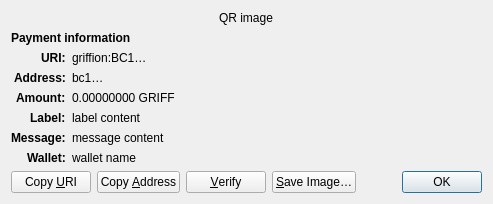
<?xml version="1.0" encoding="UTF-8"?>
<ui version="4.0">
 <class>ReceiveRequestDialog</class>
 <widget class="QDialog" name="ReceiveRequestDialog">
  <property name="geometry">
   <rect>
    <x>0</x>
    <y>0</y>
    <width>413</width>
    <height>229</height>
   </rect>
  </property>
  <property name="windowTitle">
   <string>Request payment to …</string>
  </property>
  <layout class="QGridLayout" name="gridLayout" columnstretch="0,1">
   <property name="sizeConstraint">
    <enum>QLayout::SetFixedSize</enum>
   </property>
   <item row="0" column="0" colspan="2" alignment="Qt::AlignHCenter">
    <widget class="QRImageWidget" name="qr_code">
     <property name="text">
      <string notr="true">QR image</string>
     </property>
     <property name="textInteractionFlags">
      <set>Qt::NoTextInteraction</set>
     </property>
    </widget>
   </item>
   <item row="1" column="0" colspan="2">
    <widget class="QLabel" name="payment_header">
     <property name="font">
      <font>
       <weight>75</weight>
       <bold>true</bold>
      </font>
     </property>
     <property name="text">
      <string>Payment information</string>
     </property>
     <property name="textInteractionFlags">
      <set>Qt::NoTextInteraction</set>
     </property>
    </widget>
   </item>
   <item row="2" column="0" alignment="Qt::AlignRight|Qt::AlignTop">
    <widget class="QLabel" name="uri_tag">
     <property name="font">
      <font>
       <weight>75</weight>
       <bold>true</bold>
      </font>
     </property>
     <property name="text">
      <string notr="true">URI:</string>
     </property>
     <property name="textFormat">
      <enum>Qt::PlainText</enum>
     </property>
     <property name="textInteractionFlags">
      <set>Qt::NoTextInteraction</set>
     </property>
    </widget>
   </item>
   <item row="2" column="1" alignment="Qt::AlignTop">
    <widget class="QLabel" name="uri_content">
     <property name="text">
      <string notr="true">griffion:BC1…</string>
     </property>
     <property name="textFormat">
      <enum>Qt::RichText</enum>
     </property>
     <property name="wordWrap">
      <bool>true</bool>
     </property>
     <property name="textInteractionFlags">
      <set>Qt::TextSelectableByMouse</set>
     </property>
    </widget>
   </item>
   <item row="3" column="0" alignment="Qt::AlignRight|Qt::AlignTop">
    <widget class="QLabel" name="address_tag">
     <property name="font">
      <font>
       <weight>75</weight>
       <bold>true</bold>
      </font>
     </property>
     <property name="text">
      <string>Address:</string>
     </property>
     <property name="textInteractionFlags">
      <set>Qt::NoTextInteraction</set>
     </property>
    </widget>
   </item>
   <item row="3" column="1" alignment="Qt::AlignTop">
    <widget class="QLabel" name="address_content">
     <property name="text">
      <string notr="true">bc1…</string>
     </property>
     <property name="textFormat">
      <enum>Qt::PlainText</enum>
     </property>
     <property name="textInteractionFlags">
      <set>Qt::TextSelectableByMouse</set>
     </property>
    </widget>
   </item>
   <item row="4" column="0" alignment="Qt::AlignRight|Qt::AlignTop">
    <widget class="QLabel" name="amount_tag">
     <property name="font">
      <font>
       <weight>75</weight>
       <bold>true</bold>
      </font>
     </property>
     <property name="text">
      <string>Amount:</string>
     </property>
     <property name="textInteractionFlags">
      <set>Qt::NoTextInteraction</set>
     </property>
    </widget>
   </item>
   <item row="4" column="1" alignment="Qt::AlignTop">
    <widget class="QLabel" name="amount_content">
     <property name="text">
      <string notr="true">0.00000000 GRIFF</string>
     </property>
     <property name="textFormat">
      <enum>Qt::PlainText</enum>
     </property>
     <property name="textInteractionFlags">
      <set>Qt::TextSelectableByMouse</set>
     </property>
    </widget>
   </item>
   <item row="5" column="0" alignment="Qt::AlignRight|Qt::AlignTop">
    <widget class="QLabel" name="label_tag">
     <property name="font">
      <font>
       <weight>75</weight>
       <bold>true</bold>
      </font>
     </property>
     <property name="text">
      <string>Label:</string>
     </property>
     <property name="textInteractionFlags">
      <set>Qt::NoTextInteraction</set>
     </property>
    </widget>
   </item>
   <item row="5" column="1" alignment="Qt::AlignTop">
    <widget class="QLabel" name="label_content">
     <property name="text">
      <string notr="true">label content</string>
     </property>
     <property name="textFormat">
      <enum>Qt::PlainText</enum>
     </property>
     <property name="wordWrap">
      <bool>true</bool>
     </property>
     <property name="textInteractionFlags">
      <set>Qt::TextSelectableByMouse</set>
     </property>
    </widget>
   </item>
   <item row="6" column="0" alignment="Qt::AlignRight|Qt::AlignTop">
    <widget class="QLabel" name="message_tag">
     <property name="font">
      <font>
       <weight>75</weight>
       <bold>true</bold>
      </font>
     </property>
     <property name="text">
      <string>Message:</string>
     </property>
     <property name="textInteractionFlags">
      <set>Qt::NoTextInteraction</set>
     </property>
    </widget>
   </item>
   <item row="6" column="1" alignment="Qt::AlignTop">
    <widget class="QLabel" name="message_content">
     <property name="text">
      <string notr="true">message content</string>
     </property>
     <property name="textFormat">
      <enum>Qt::PlainText</enum>
     </property>
     <property name="wordWrap">
      <bool>true</bool>
     </property>
     <property name="textInteractionFlags">
      <set>Qt::TextSelectableByMouse</set>
     </property>
    </widget>
   </item>
   <item row="7" column="0" alignment="Qt::AlignRight|Qt::AlignTop">
    <widget class="QLabel" name="wallet_tag">
     <property name="font">
      <font>
       <weight>75</weight>
       <bold>true</bold>
      </font>
     </property>
     <property name="text">
      <string>Wallet:</string>
     </property>
     <property name="textInteractionFlags">
      <set>Qt::NoTextInteraction</set>
     </property>
    </widget>
   </item>
   <item row="7" column="1" alignment="Qt::AlignTop">
    <widget class="QLabel" name="wallet_content">
     <property name="text">
      <string notr="true">wallet name</string>
     </property>
     <property name="textFormat">
      <enum>Qt::PlainText</enum>
     </property>
     <property name="wordWrap">
      <bool>true</bool>
     </property>
     <property name="textInteractionFlags">
      <set>Qt::TextSelectableByMouse</set>
     </property>
    </widget>
   </item>
   <item row="8" column="0" colspan="2">
    <layout class="QHBoxLayout" name="horizontalLayout">
     <item>
      <widget class="QPushButton" name="btnCopyURI">
       <property name="text">
        <string>Copy &amp;URI</string>
       </property>
       <property name="autoDefault">
        <bool>false</bool>
       </property>
      </widget>
     </item>
     <item>
      <widget class="QPushButton" name="btnCopyAddress">
       <property name="text">
        <string>Copy &amp;Address</string>
       </property>
       <property name="autoDefault">
        <bool>false</bool>
       </property>
      </widget>
     </item>
     <item>
      <widget class="QPushButton" name="btnVerify">
       <property name="text">
        <string>&amp;Verify</string>
       </property>
       <property name="toolTip">
        <string>Verify this address on e.g. a hardware wallet screen</string>
       </property>
       <property name="autoDefault">
        <bool>false</bool>
       </property>
      </widget>
     </item>
     <item>
      <widget class="QPushButton" name="btnSaveAs">
       <property name="text">
        <string>&amp;Save Image…</string>
       </property>
       <property name="autoDefault">
        <bool>false</bool>
       </property>
      </widget>
     </item>
     <item>
      <spacer name="horizontalSpacer_2">
       <property name="orientation">
        <enum>Qt::Horizontal</enum>
       </property>
       <property name="sizeHint" stdset="0">
        <size>
         <width>40</width>
         <height>20</height>
        </size>
       </property>
      </spacer>
     </item>
     <item>
      <widget class="QDialogButtonBox" name="buttonBox">
       <property name="focusPolicy">
        <enum>Qt::StrongFocus</enum>
       </property>
       <property name="standardButtons">
        <set>QDialogButtonBox::Ok</set>
       </property>
      </widget>
     </item>
    </layout>
   </item>
  </layout>
 </widget>
 <customwidgets>
  <customwidget>
   <class>QRImageWidget</class>
   <extends>QLabel</extends>
   <header>qt/qrimagewidget.h</header>
  </customwidget>
 </customwidgets>
 <tabstops>
  <tabstop>buttonBox</tabstop>
  <tabstop>btnCopyURI</tabstop>
  <tabstop>btnCopyAddress</tabstop>
  <tabstop>btnSaveAs</tabstop>
 </tabstops>
 <resources/>
 <connections>
  <connection>
   <sender>buttonBox</sender>
   <signal>accepted()</signal>
   <receiver>ReceiveRequestDialog</receiver>
   <slot>accept()</slot>
   <hints>
    <hint type="sourcelabel">
     <x>135</x>
     <y>230</y>
    </hint>
    <hint type="destinationlabel">
     <x>135</x>
     <y>126</y>
    </hint>
   </hints>
  </connection>
 </connections>
</ui>
